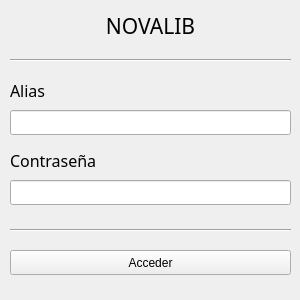
<?xml version="1.0" encoding="UTF-8"?>
<ui version="4.0">
 <class>login_mainwindow</class>
 <widget class="QMainWindow" name="login_mainwindow">
  <property name="geometry">
   <rect>
    <x>0</x>
    <y>0</y>
    <width>300</width>
    <height>300</height>
   </rect>
  </property>
  <property name="windowTitle">
   <string>Control de Acceso</string>
  </property>
  <widget class="QWidget" name="centralWidget">
   <property name="sizePolicy">
    <sizepolicy hsizetype="Maximum" vsizetype="Maximum">
     <horstretch>0</horstretch>
     <verstretch>0</verstretch>
    </sizepolicy>
   </property>
   <widget class="QLabel" name="label">
    <property name="geometry">
     <rect>
      <x>10</x>
      <y>15</y>
      <width>281</width>
      <height>21</height>
     </rect>
    </property>
    <property name="font">
     <font>
      <family>Ubuntu Condensed</family>
      <pointsize>16</pointsize>
      <weight>50</weight>
      <bold>false</bold>
     </font>
    </property>
    <property name="text">
     <string>NOVALIB</string>
    </property>
    <property name="alignment">
     <set>Qt::AlignCenter</set>
    </property>
   </widget>
   <widget class="Line" name="line">
    <property name="geometry">
     <rect>
      <x>10</x>
      <y>50</y>
      <width>281</width>
      <height>20</height>
     </rect>
    </property>
    <property name="orientation">
     <enum>Qt::Horizontal</enum>
    </property>
   </widget>
   <widget class="QLabel" name="label_2">
    <property name="geometry">
     <rect>
      <x>10</x>
      <y>80</y>
      <width>281</width>
      <height>20</height>
     </rect>
    </property>
    <property name="font">
     <font>
      <family>Ubuntu Condensed</family>
      <pointsize>12</pointsize>
     </font>
    </property>
    <property name="text">
     <string>Alias</string>
    </property>
   </widget>
   <widget class="QLineEdit" name="alias_lineedit">
    <property name="geometry">
     <rect>
      <x>10</x>
      <y>110</y>
      <width>281</width>
      <height>25</height>
     </rect>
    </property>
    <property name="maxLength">
     <number>32</number>
    </property>
   </widget>
   <widget class="QLabel" name="label_3">
    <property name="geometry">
     <rect>
      <x>10</x>
      <y>150</y>
      <width>281</width>
      <height>20</height>
     </rect>
    </property>
    <property name="font">
     <font>
      <family>Ubuntu Condensed</family>
      <pointsize>12</pointsize>
     </font>
    </property>
    <property name="text">
     <string>Contraseña</string>
    </property>
   </widget>
   <widget class="QLineEdit" name="contrasena_lineedit">
    <property name="geometry">
     <rect>
      <x>10</x>
      <y>180</y>
      <width>281</width>
      <height>25</height>
     </rect>
    </property>
    <property name="maxLength">
     <number>32</number>
    </property>
    <property name="echoMode">
     <enum>QLineEdit::Password</enum>
    </property>
   </widget>
   <widget class="QPushButton" name="acceder_pushbutton">
    <property name="geometry">
     <rect>
      <x>10</x>
      <y>250</y>
      <width>281</width>
      <height>25</height>
     </rect>
    </property>
    <property name="text">
     <string>Acceder</string>
    </property>
   </widget>
   <widget class="Line" name="line_2">
    <property name="geometry">
     <rect>
      <x>10</x>
      <y>220</y>
      <width>281</width>
      <height>20</height>
     </rect>
    </property>
    <property name="orientation">
     <enum>Qt::Horizontal</enum>
    </property>
   </widget>
  </widget>
 </widget>
 <layoutdefault spacing="6" margin="11"/>
 <resources/>
 <connections/>
</ui>
